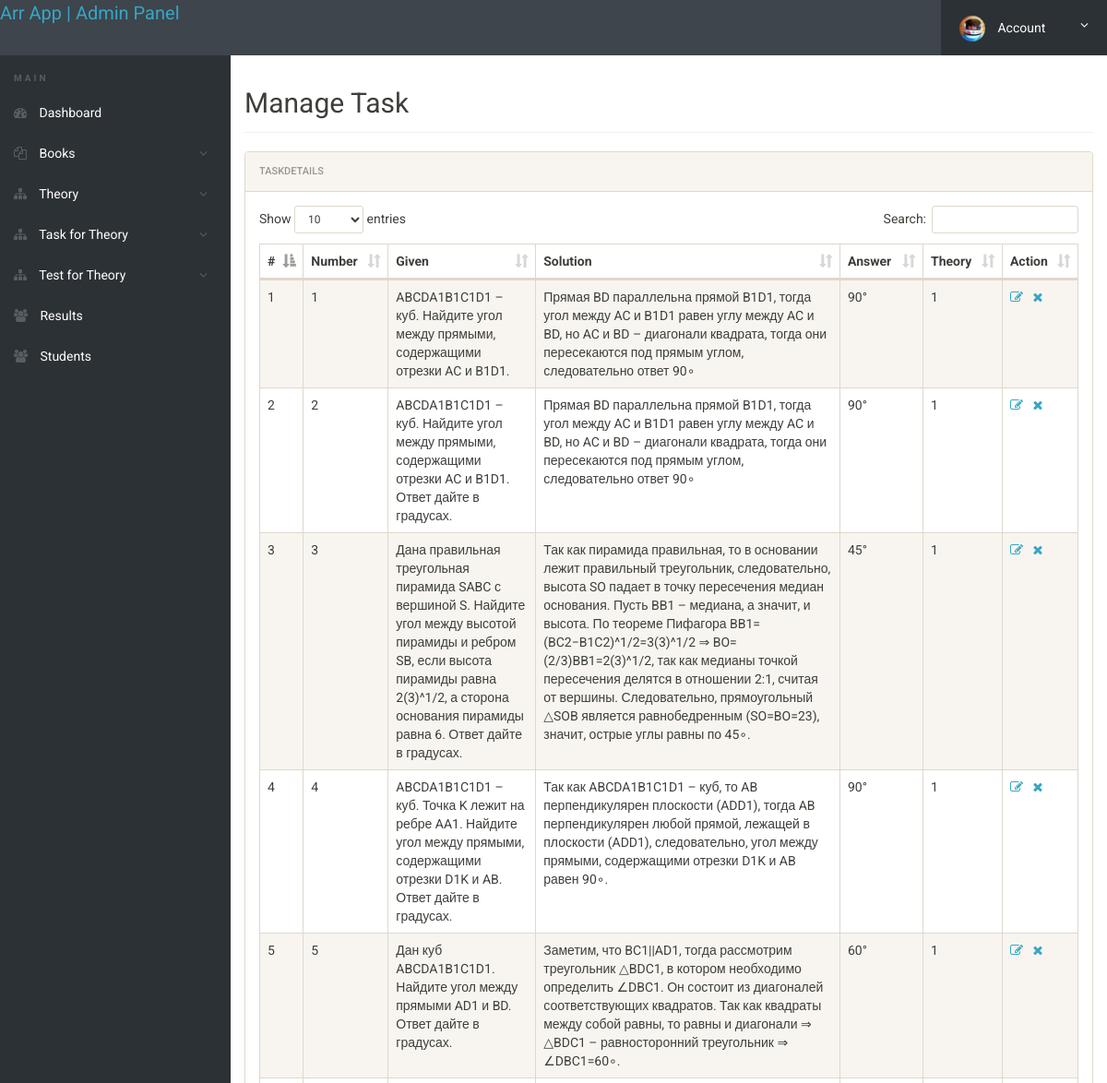
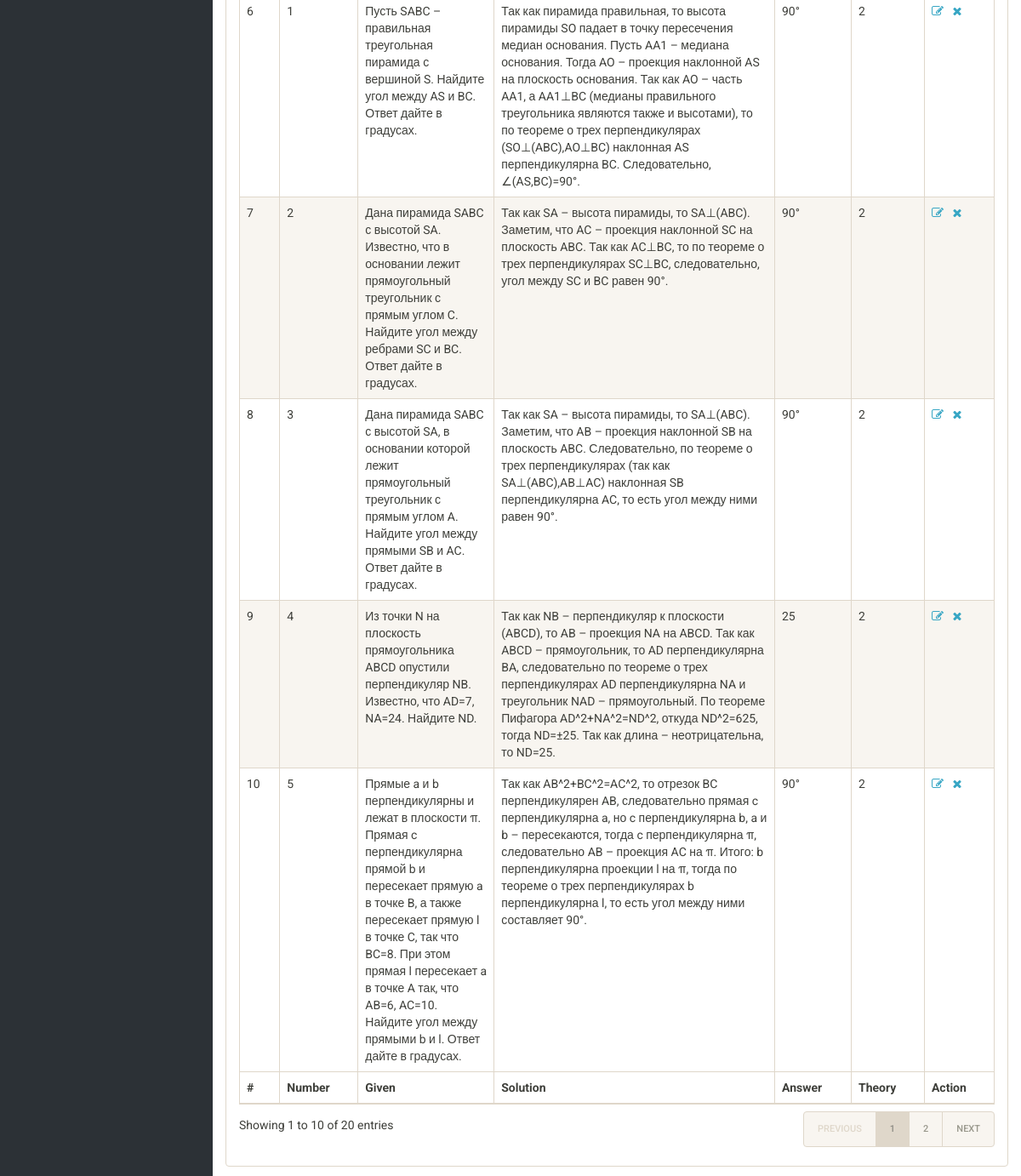
The page /admin/manage-task.php (signed in) on the database its author committed (2 pictures, top to bottom).
### tables this page shows
CREATE TABLE `Task` (
  `Task_Id` int(11) NOT NULL,
  `Task_number` int(11) NOT NULL,
  `Task` text NOT NULL,
  `Solution` text NOT NULL,
  `Picture` text NOT NULL,
  `Answer` text NOT NULL,
  `Theory_id` int(11) NOT NULL
);

### admin/manage-task.php (the view, shortened to what this page needs)
<?php
include('includes/config.php');
if(strlen($_SESSION['alogin'])==0)
	{
header('location:index.php');
}
else{
 ?>
<!doctype html>
<html lang="en" class="no-js">
<head>
	<link rel="stylesheet" href="css/font-awesome.min.css">
	<link rel="stylesheet" href="css/bootstrap.min.css">
	<link rel="stylesheet" href="css/dataTables.bootstrap.min.css">
	<link rel="stylesheet" href="css/bootstrap-social.css">
	<link rel="stylesheet" href="css/bootstrap-select.css">
	<link rel="stylesheet" href="css/fileinput.min.css">
	<link rel="stylesheet" href="css/awesome-bootstrap-checkbox.css">
	<link rel="stylesheet" href="css/style.css">
</head>
<body>
	<?php include('includes/header.php');?>
	<div class="ts-main-content">
		<?php include('includes/leftbar.php');?>
		<div class="content-wrapper">
			<div class="container-fluid">
				<div class="row">
					<div class="col-md-12">
						<h2 class="page-title">Manage Task</h2>
						<div class="panel panel-default">
							<div class="panel-heading">TaskDetails</div>
							<div class="panel-body">
								<table id="zctb" class="display table table-striped table-bordered table-hover" cellspacing="0" width="100%">
									<thead>
										<tr>
										<th>#</th>
											<th>Number</th>
											<th>Given</th>
											<th>Solution</th>
											<th>Answer</th>
											<th>Theory</th>
											<th>Action</th>
										</tr>
									</thead>
									<tfoot>
										<tr>
										<th>#</th>
											<th>Number</th>
											<th>Given</th>
											<th>Solution</th>
											<th>Answer</th>
											<th>Theory</th>
											<th>Action</th>
										</tr>
									</tfoot>
									<tbody>
<?php $sql = "SELECT * from Task";
$query = $dbh -> prepare($sql);
$query->execute();
$results=$query->fetchAll(PDO::FETCH_OBJ);
$cnt=1;
if($query->rowCount() > 0)
{
foreach($results as $result)
{				?>
										<tr>
											<td><?php echo htmlentities($cnt);?></td>
											<td><?php echo htmlentities($result->Task_number);?></td>
											<td><?php echo htmlentities($result->Task);?></td>
											<td><?php echo htmlentities($result->Solution);?></td>
											<td><?php echo htmlentities($result->Answer);?></td>
											<td><?php echo htmlentities($result->Theory_id);?></td>
		<td><a href="edit-task.php?id=<?php echo $result->Task_Id;?>"><i class="fa fa-edit"></i></a>&nbsp;&nbsp;
<a href="manage-task.php?del=<?php echo $result->Task_Id;?>" onclick="return confirm('Do you want to delete');"><i class="fa fa-close"></i></a></td>
										</tr>
										<?php $cnt=$cnt+1; }} ?>
									</tbody>
								</table>
							</div>
						</div>
					</div>
				</div>
			</div>
		</div>
	</div>
</body>
</html>
<?php } ?>

### admin/css/style.css (style rules this page uses)
html { font-size: 14px; }
@media only screen and (min-width: 480px) { html { font-size: 17px; } }
@media only screen and (min-width: 768px) { html { font-size: 14px; } }
body { font-size: 1em; }
a { color: #37a6c4; }
.panel { overflow: hidden; }
.page-title { padding-bottom: 15px; margin-bottom: 20px; border-bottom: 1px solid #f0f0f0; }
.ts-main-content .content-wrapper { padding-top: 15px; margin-top: 60px; }
@media only screen and (min-width: 992px) { .ts-main-content .content-wrapper { margin-left: 250px; } }

### rows shown on the page
task: Task_number "1", Task "ABCDA1B1C1D1 – куб. Найдите угол между прямыми, содержащими отрезки AC и B1D1.", Solution "Прямая BD параллельна прямой B1D1, тогда угол между AC и B1D1 равен углу между AC и BD, но AC и BD – диагонали квадрата, тогда они пересекаются под прямым углом, следовательно ответ 90∘", Answer "90°", Theory "1"
task: Task_number "2", Task "ABCDA1B1C1D1 – куб. Найдите угол между прямыми, содержащими отрезки AC и B1D1. Ответ дайте в градусах.", Solution "Прямая BD параллельна прямой B1D1, тогда угол между AC и B1D1 равен углу между AC и BD, но AC и BD – диагонали квадрата, тогда они пересекаются под прямым углом, следовательно ответ 90∘", Answer "90°", Theory "1"
task: Task_number "3", Task "Дана правильная треугольная пирамида SABC с вершиной S. Найдите угол между высотой пирамиды и ребром SB, если высота пирамиды равна 2(3)^1/2, а сторона основания пирамиды равна 6. Ответ дайте в градусах.", Solution "Так как пирамида правильная, то в основании лежит правильный треугольник, следовательно, высота SO падает в точку пересечения медиан основания. Пусть BB1 – медиана, а значит, и высота. По теореме Пифагора BB1=(BC2−B1C2)^1/2=3(3)^1/2 ⇒ BO=(2/3)BB1=2(3)^1/2, так как медианы точкой пересечения делятся в отношении 2:1, считая от вершины. Следовательно, прямоугольный △SOB является равнобедренным (SO=BO=23), значит, острые углы равны по 45∘.", Answer "45°", Theory "1"
task: Task_number "4", Task "ABCDA1B1C1D1 – куб. Точка K лежит на ребре AA1. Найдите угол между прямыми, содержащими отрезки D1K и AB. Ответ дайте в градусах.", Solution "Так как ABCDA1B1C1D1 – куб, то AB перпендикулярен плоскости (ADD1), тогда AB перпендикулярен любой прямой, лежащей в плоскости (ADD1), следовательно, угол между прямыми, содержащими отрезки D1K и AB равен 90∘.", Answer "90°", Theory "1"
task: Task_number "5", Task "Дан куб ABCDA1B1C1D1. Найдите угол между прямыми AD1 и BD. Ответ дайте в градусах.", Solution "Заметим, что BC1||AD1, тогда рассмотрим треугольник △BDC1, в котором необходимо определить ∠DBC1. Он состоит из диагоналей соответствующих квадратов. Так как квадраты между собой равны, то равны и диагонали ⇒ △BDC1 – равносторонний треугольник ⇒ ∠DBC1=60∘.", Answer "60°", Theory "1"
task: Task_number "1", Task "Пусть SABC – правильная треугольная пирамида с вершиной S. Найдите угол между AS и BC. Ответ дайте в градусах.", Solution "Так как пирамида правильная, то высота пирамиды SO падает в точку пересечения медиан основания. Пусть AA1 – медиана основания. Тогда AO – проекция наклонной AS на плоскость основания. Так как AO – часть AA1, а AA1⊥BC (медианы правильного треугольника являются также и высотами), то по теореме о трех перпендикулярах (SO⊥(ABC),AO⊥BC) наклонная AS перпендикулярна BC. Следовательно, ∠(AS,BC)=90°.", Answer "90°", Theory "2"
task: Task_number "2", Task "Дана пирамида SABC с высотой SA. Известно, что в основании лежит прямоугольный треугольник с прямым углом C. Найдите угол между ребрами SC и BC. Ответ дайте в градусах.", Solution "Так как SA – высота пирамиды, то SA⊥(ABC). Заметим, что AC – проекция наклонной SC на плоскость ABC. Так как AC⊥BC, то по теореме о трех перпендикулярах SC⊥BC, следовательно, угол между SC и BC равен 90°.", Answer "90°", Theory "2"
task: Task_number "3", Task "Дана пирамида SABC с высотой SA, в основании которой лежит прямоугольный треугольник с прямым углом A. Найдите угол между прямыми SB и AC. Ответ дайте в градусах.", Solution "Так как SA – высота пирамиды, то SA⊥(ABC). Заметим, что AB – проекция наклонной SB на плоскость ABC. Следовательно, по теореме о трех перпендикулярах (так как SA⊥(ABC),AB⊥AC) наклонная SB перпендикулярна AC, то есть угол между ними равен 90°.", Answer "90°", Theory "2"
task: Task_number "4", Task "Из точки N на плоскость прямоугольника ABCD опустили перпендикуляр NB. Известно, что AD=7, NA=24. Найдите ND.", Solution "Так как NB – перпендикуляр к плоскости (ABCD), то AB – проекция NA на ABCD. Так как ABCD – прямоугольник, то AD перпендикулярна BA, следовательно по теореме о трех перпендикулярах AD перпендикулярна NA и треугольник NAD – прямоугольный. По теореме Пифагора AD^2+NA^2=ND^2, откуда ND^2=625, тогда ND=±25. Так как длина – неотрицательна, то ND=25.", Answer "25", Theory "2"
task: Task_number "5", Task "Прямые a и b перпендикулярны и лежат в плоскости π. Прямая c перпендикулярна прямой b и пересекает прямую a в точке B, а также пересекает прямую l в точке C, так что BC=8. При этом прямая l пересекает a в точке A так, что AB=6, AC=10. Найдите угол между прямыми b и l. Ответ дайте в градусах.", Solution "Так как AB^2+BC^2=AC^2, то отрезок BC перпендикулярен AB, следовательно прямая c перпендикулярна a, но c перпендикулярна b, a и b – пересекаются, тогда c перпендикулярна π, следовательно AB – проекция AC на π. Итого: b перпендикулярна проекции l на π, тогда по теореме о трех перпендикулярах b перпендикулярна l, то есть угол между ними составляет 90°.", Answer "90°", Theory "2"
